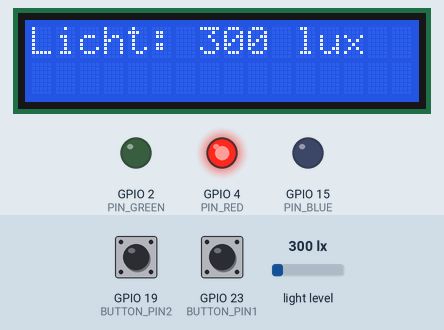
This sketch was run on a simulated ESP32. Parts: 16×2 character LCD, output pins drawn as LEDs (lit = HIGH). The inputs (shaded band) are chosen by the test bench; at power-on: GPIO 23 (BUTTON_PIN1) HIGH, GPIO 19 (BUTTON_PIN2) HIGH, light level 300 lx. What the sketch prints to the serial monitor is not drawn.

Above: at 2.2 s.
2.3 s: GPIO 23 (BUTTON_PIN1) pulled LOW for 0.25 s
At 4.7 s:
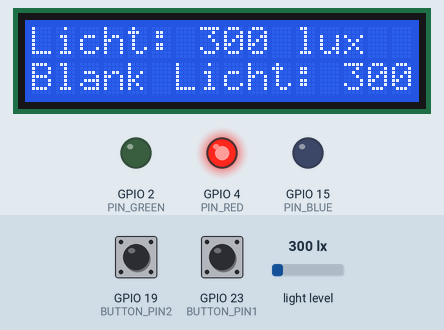
6.6 s: GPIO 19 (BUTTON_PIN2) pulled LOW for 0.25 s
At 9.1 s:
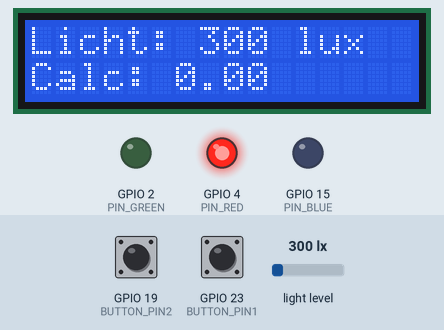
10.9 s: light level set to 40 lx
At 12.7 s:
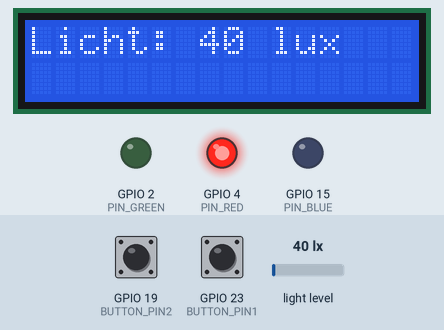
13.4 s: GPIO 19 (BUTTON_PIN2) pulled LOW for 1 s
At 13.8 s:
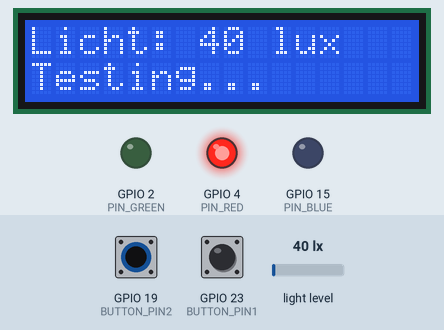
16.1 s: GPIO 23 (BUTTON_PIN1) pulled LOW for 1 s
At 17.4 s:
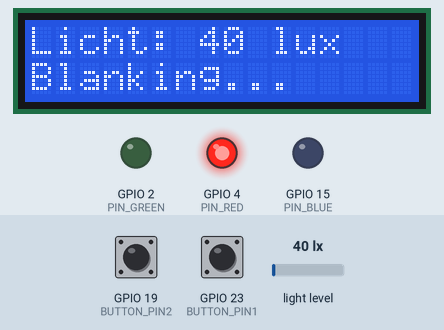
19.2 s: light level set to 500 lx
At 21.0 s:
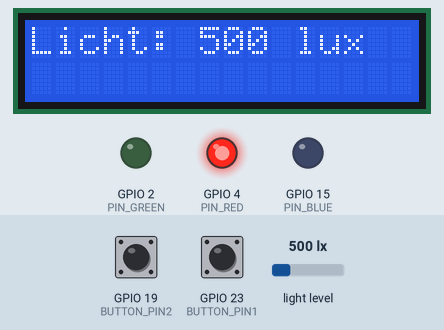
Timing chart, 0 to 22.2 s (numbered marks = the images above; inputs shaded):
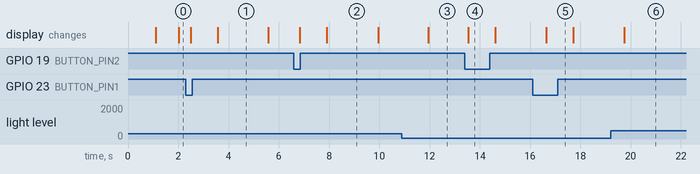

Measured:
- after the input at 2.3 s, the display: first changes after 0.20 s (image 1 shows a later state)
- after the input at 6.6 s, the display: first changes after 0.23 s (image 2 shows a later state)
- after the input at 10.9 s, the display: changes after 1.0 s (image 3)
- after the input at 13.4 s, the display: changes after 0.14 s (image 4)
- after the input at 16.1 s, the display: changes after 0.54 s (image 5)
- after the input at 19.2 s, the display: changes after 0.54 s (image 6)
- what the display in image 1 shows lasts 2.0 s, from 3.6 s to 5.6 s

The sketch:

ver2-2_LightMeasurement_ESP32_NoWIFI.ino
```cpp
// (licence header left out)
#include <Wire.h>
#include <BH1750.h>
#include <LiquidCrystal_I2C.h>
#include <math.h>

#define PIN_RED    4
#define PIN_GREEN  2
#define PIN_BLUE   15
const int BUTTON_PIN1 = 23;
const int BUTTON_PIN2 = 19;
const long buttonInterval = 200;
const long lightInterval = 2000;

BH1750 lightMeter(0x23);
LiquidCrystal_I2C lcd(0x27, 16, 2);

uint16_t BlankResult = 0;
uint16_t TestResult = 0;
double CalculateResult = 0;
String lastMode = "";
double lastCalcResult = 0.0;
unsigned long previousButtonMillis = 0;
unsigned long previousLightMillis = 0;
char buffer[50];

struct DataToSend {
  int lux = 0;
  int blk = 0;
  double cal = 0;
  int tst = 0;
};
DataToSend dataToSend;

void BlankFunction();
double TestFunction();
uint16_t getAverageLux();
void readAndDisplayLightLevel();
void handleButton(int, const char*);

void setup() {
    Serial.begin(115200);
    delay(1000);

    lcd.begin();
    lcd.backlight();
    lcd.clear();
    lcd.setCursor(0, 1);

    Wire.begin();
    lightMeter.begin();

    pinMode(BUTTON_PIN1, INPUT_PULLUP);
    pinMode(BUTTON_PIN2, INPUT_PULLUP);
    pinMode(PIN_RED, OUTPUT);
    pinMode(PIN_GREEN, OUTPUT);
    pinMode(PIN_BLUE, OUTPUT);
    analogWrite(PIN_RED, 255);
    analogWrite(PIN_GREEN, 0);
    analogWrite(PIN_BLUE, 0);
}

void loop() {
    unsigned long currentMillis = millis();

    if (currentMillis - previousButtonMillis >= buttonInterval) {
        previousButtonMillis = currentMillis;
        handleButton(BUTTON_PIN1, "Blank Mode On");
        handleButton(BUTTON_PIN2, "Test Mode On");
    }

    if (currentMillis - previousLightMillis >= lightInterval) {
        previousLightMillis = currentMillis;
        readAndDisplayLightLevel();
        dataToSend.lux = lightMeter.readLightLevel();
    }
}

void handleButton(int buttonPin, const char* message) {
  int buttonState = digitalRead(buttonPin);
  String currentMode;
  double currentCalcResult = 0.0;

  if (buttonState == LOW) {
    lcd.setCursor(0, 1);
    lcd.print(message);
    Serial.println(message);

    if (buttonPin == BUTTON_PIN1) {
      currentMode = "Blank Mode On";
      BlankFunction();
    } else if (buttonPin == BUTTON_PIN2) {
      currentMode = "Test Mode On";
      currentCalcResult = TestFunction();
    }

    if (currentMode != lastMode || currentCalcResult != lastCalcResult) {
      lastMode = currentMode;
      lastCalcResult = currentCalcResult;
      if (buttonPin == BUTTON_PIN1) {
        lcd.setCursor(0, 1);
        lcd.print("Blank Licht: ");
        lcd.print(BlankResult);
        lastMode = "Blank Licht: ";
      } else if (buttonPin == BUTTON_PIN2 && BlankResult != 0) {
        lcd.setCursor(0, 1);
        lcd.print("Calc: ");
        lcd.print(CalculateResult);

        int usedChars = 6 + String(CalculateResult).length();
        int remainingChars = 16 - usedChars;

        for (int i = 0; i < remainingChars; i++) {
          lcd.print(" ");
        }
        lastMode = "Calc: ";
      }
    }

    delay(2000);

  } else {
    lcd.setCursor(0, 1);
    lcd.print("                ");
    lastMode = "";
  }
}
uint16_t getAverageLux() {
  const int SAMPLES = 20;
  uint32_t totalLux = 0;
  uint16_t luxValues[SAMPLES];

  for (int i = 0; i < SAMPLES; i++) {
    luxValues[i] = lightMeter.readLightLevel();
    totalLux += luxValues[i];
    delay(50);
  }

  uint16_t avgLux = totalLux / SAMPLES;
  for (int i = 0; i < SAMPLES; i++) {
    Serial.println("lux_sample_" + String(i) + ": " + String(luxValues[i]));
  }

  return avgLux;
}


void readAndDisplayLightLevel() {
  uint16_t lux = lightMeter.readLightLevel();

  Serial.print("Licht: ");
  Serial.print(lux);
  Serial.println(" lux");

  lcd.setCursor(0, 0);
  lcd.print("Licht: ");
  lcd.print(lux);
  lcd.print(" lux   ");
}

void BlankFunction() {
  lcd.setCursor(0, 1);
  lcd.print("Blanking...     ");
  Serial.println("Blanking...     ");
  BlankResult = getAverageLux();
  Serial.print("Blank: ");
  Serial.print(BlankResult);
  Serial.println(" lux");
  dataToSend.blk = BlankResult;
  lcd.setCursor(0, 1);
  lcd.print("Blank Licht: ");
  lcd.print(BlankResult);
}
double TestFunction() {
  double currentResultInFunction = 0.0 ;
  Serial.println(BlankResult);
  if (BlankResult != 0) {
    lcd.setCursor(0, 1);
    lcd.print("Testing...     ");
    Serial.println("Testing...     ");
    TestResult = getAverageLux();

    double logTestResult = log10(TestResult);
    double logBlankResult = log10(BlankResult);
    CalculateResult = logBlankResult - logTestResult;
    currentResultInFunction = CalculateResult;
    dtostrf(CalculateResult, 10, 4, buffer);
    String calcString = String(buffer);

    Serial.print("Test: ");
    Serial.print(TestResult);
    Serial.println(" lux");
    Serial.print("Calculate: ");
    Serial.print(calcString);
    Serial.println(" lux");

    dataToSend.cal = CalculateResult;
    dataToSend.tst = TestResult;

    lcd.setCursor(0, 1);
    lcd.print("Calc: ");
    lcd.print(calcString);
  }
  else {
    lcd.setCursor(0, 1);
    lcd.print("Please Blank");
    Serial.println("Please Blank");
    delay(2000);
    lcd.setCursor(0, 1);
    lcd.print("                ");
  }
  return currentResultInFunction;
}
```
